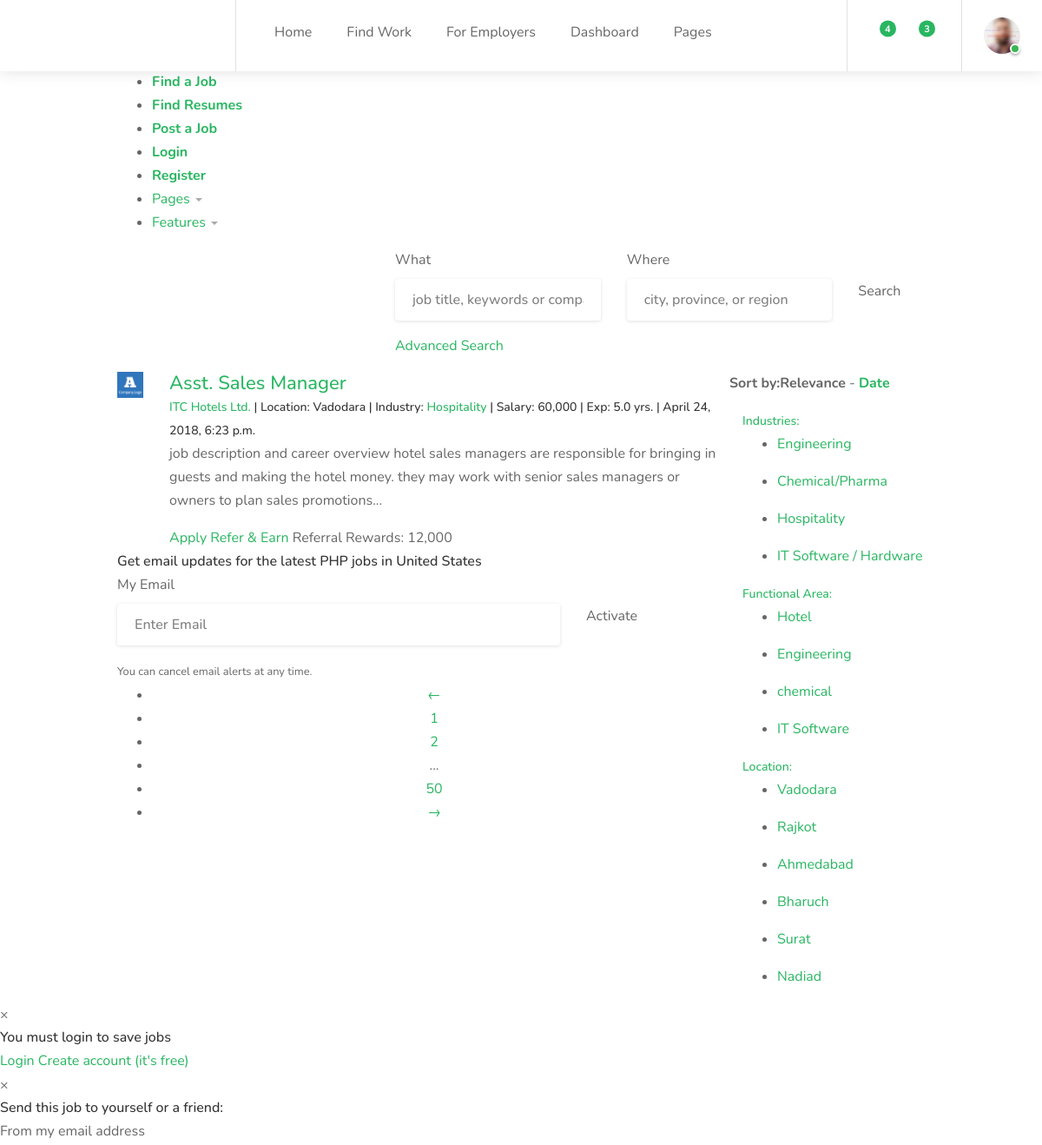
The page /industry/hospitality/ (upper part) on the database as committed earlier.
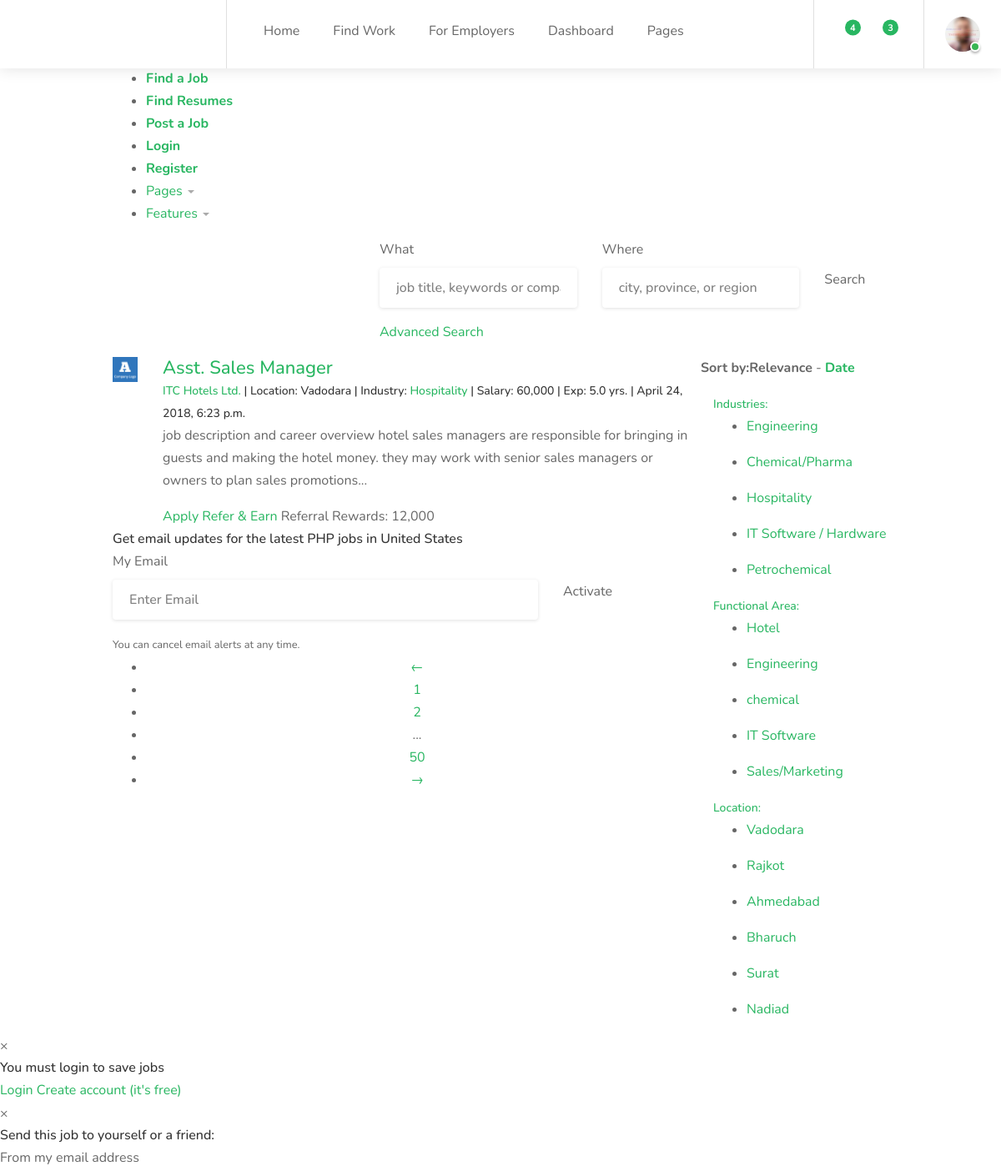
The same page on the database as committed later.
### jobopening/models.py (models this page shows, shortened)
class Jobopening(models.Model):
    assign_recruiter = models.ForeignKey(
        AUTH_USER_MODEL,
        on_delete=models.CASCADE,
        related_name="Recruiter_Handling",
        null=True,
        blank=True,
    )
    job_title = models.CharField(max_length=50, verbose_name='Designation', editable=True)
    slug = models.SlugField(max_length=40)
    company_name = models.ForeignKey(CompanyProfile, on_delete=models.CASCADE, verbose_name='Company Name')
    job_location = models.ForeignKey(JobLocation, on_delete=models.CASCADE, verbose_name='Job Location')
    job_location_sample = models.CharField(choices=JOB_LOCATION_CHOICES, max_length=20, null=True,
                                           verbose_name='Sample Job Location')
    experience = models.DecimalField(decimal_places=1, max_digits=5, null=True, verbose_name='Experience')
    skill = models.CharField(max_length=100, verbose_name='Skills')
    qualification = models.CharField(choices=QUALIFICATION_CHOICES, max_length=100, verbose_name='Qualification')
    salary_budget = models.DecimalField(decimal_places=0, max_digits=10, null=True, verbose_name='Salary Criteria')
    referral_reward = models.DecimalField(decimal_places=0, max_digits=10, null=True, verbose_name='Referral Amount')
    industry = models.ForeignKey(Industry, null=True, blank=True)
    functional_area = models.ForeignKey(FunctionalArea, null=True, blank=True)
    default_industry = models.ForeignKey(DefaultIndustry, null=True, blank=True)
    role_category = models.CharField(max_length=50, verbose_name='Role Category')
    employment_type = models.CharField(max_length=50, verbose_name='Employment Type')
    job_description = models.TextField(verbose_name='Job Description')
    nice_to_have = models.CharField(max_length=500, verbose_name='Nice To Have', null=True)
    job_created = models.DateTimeField(auto_created=True, null=True)
    active = models.BooleanField(default=True)
    Questions = models.ManyToManyField(ApplicationQuestions, default=None, verbose_name='Application Questionnaires')
    objects = JobOpeningManager()
    tags = TaggableManager()
    class Meta:
        ordering = ["-job_created"]
    def get_absolute_url(self):
        return reverse('job-detail', kwargs={'slug': self.slug})

class JobLocation(models.Model):
    job_location = models.CharField(max_length=20)
    slug = models.SlugField()
    def __str__(self):
        return self.job_location
    def get_absolute_url(self):
        return reverse('location', kwargs={'slug': self.slug})
    class Meta:
        ordering = ["id"]

class Industry(models.Model):
    industry = models.CharField(max_length=30)
    slug = models.SlugField()
    def __str__(self):
        return self.industry
    def get_absolute_url(self):
        return reverse("industry", kwargs={"slug": self.slug})
    class Meta:
        ordering = ["id"]

class FunctionalArea(models.Model):
    industry = models.ForeignKey(Industry)
    default_industry = models.ForeignKey('Industry', related_name='Default_Industry', null=True, blank=True)
    functional_area = models.CharField(max_length=30, unique=True)
    slug = models.SlugField(unique=True)
    def get_absolute_url(self):
        return reverse("functional_area", kwargs={"slug": self.slug})
    class Meta:
        ordering = ["id"]

### employer/models.py (models this page shows, shortened)
class CompanyProfile(models.Model):
    company = models.CharField(max_length=50)
    slug = models.SlugField(max_length=40)
    company_profile = models.TextField()
    company_location = models.CharField(choices=JOB_LOCATION_CHOICES, max_length=50)
    company_website = models.URLField(verbose_name='Website', default=None)
    company_date_created = models.DateTimeField(auto_created=True)
    def get_absolute_url(self):
        return reverse('company-detail', kwargs={'slug': self.slug})

### jobopening/views.py (the view, shortened to what this page needs)
# urls.py: url(r'^industry/(?P<slug>[-\w]+)/$', IndustryListView.as_view(), name='industry'),
class IndustryListView(DetailView):
    model = Industry
    queryset = Industry.objects.all()
    template_name = 'industry/industry_list.html'
    def get_context_data(self, **kwargs):
        context = super(IndustryListView, self).get_context_data(**kwargs)
        context.update({
            'main_industry': Industry.objects.all(),
            'jobopening': Jobopening.objects.all(),
            'function_area': FunctionalArea.objects.all(),
            'questions': ApplicationQuestions.objects.all(),
            'industry': Industry.objects.all(),
            'location': JobLocation.objects.all(),
            'query': self.request.GET.get('q')
        })
        return context

### jobopening/models.py (called while the page is built)
    def active(self):
        return self.filter(active=True)

    def get_queryset(self):
        return JobOpeningQueryset(self.model, using=self._db)

    def all(self, **kwargs):
        return self.get_queryset().active()

### templates/industry/industry_list.html (shortened to what the changed rows need)
{% extends 'base.html' %}
{% load static %}
{% load bootstrap3 %}
{% load humanize %}
    {% block content %}
        <header class="main-header">
            <div class="container">
                <div class="row">
                    <div class="col-md-4">
                        <div class="logo text-center-sm"><a href="{% url 'index' %}"><h1 style="color: white">
                            HiringNext</h1></a></div>
                    </div>
                </div>
            </div>
        </header>
        <div class="body-content clearfix">
            <div class="bg-color2">
                <div class="container">
                    <div class="row">
                        <div class="col-md-9">
                            <div class="block-section-sm box-list-area">
                                {% for job in object.jobopening_set.all %}
                                    <div class="box-list">
                                        <div class="item">
                                            <div class="row">
                                                <div class="col-md-1 hidden-sm hidden-xs">
                                                    <div class="img-item"><img
                                                            src="{% static '/assets/theme/images/company-logo/1.jpg' %}"
                                                            alt="">
                                                    </div>
                                                </div>
                                                <div class="col-md-11">
                                                    <h3 class="no-margin-top"><a href="{{ job.get_absolute_url }}"
                                                                                 class="">{{ job.job_title }}</a>
                                                    </h3>
                                                    <h5>
                                                            <span class="color-black"><a
                                                                    href="{{ job.company_name.get_absolute_url }}">{{ job.company_name.company }}</a></span>
                                                        | <span class="color-white-mute">Location: </span><span
                                                            class="color-black">{{ job.job_location }}</span>
                                                        | <span class="color-white-mute">Industry:</span>
                                                        <a href="{{ job.industry.get_absolute_url }}"><span
                                                                class="color-black">{{ job.industry }}</span></a>
                                                        | <span class="color-white-mute">Salary: </span><span
                                                            class="color-black fa fa-rupee"> {{ job.salary_budget | intcomma }}</span>
                                                        | <span class="color-white-mute">Exp: </span><span
                                                            class="color-black">{{ job.experience }} yrs.</span>
                                                        |
                                                        <span class="color-white-mute">{{ job.job_created }}</span>
                                                    </h5>
                                                    <p class="text">{{ job.job_description | slice:"200" | lower }}...</p>
                                                    <a href="#modal-apply" data-toggle="modal" type="button"
                                                       class="btn btn-theme btn-primary btn-sm">
                                                        Apply
                                                    </a>
                                                    <a href="#modal-refer" data-toggle="modal"
                                                       type="button"
                                                       class="btn btn-theme btn-success btn-sm">
                                                        Refer & Earn
                                                    </a>
                                                    Referral Rewards: <span style="font-size: medium"
                                                                            class="color-black fa fa-rupee"> {{ job.referral_reward | intcomma }} </span>
                                                </div>
                                            </div>
                                        </div>
                                    </div>
                                {% endfor %}
                            </div>
                        </div>
                        <div class="col-md-3">
                            <div class="block-section-sm side-right">
                                <div class="result-filter">
                                    <div class="collapse in" id="s_collapse_1">
                                        <div class="list-area">
                                            {% for by_industry in industry %}
                                                <ul class="list-unstyled">
                                                    <li>
                                                        <a href="{{ by_industry.get_absolute_url }}">{{ by_industry.industry }}</a>
                                                    </li>
                                                </ul>
                                            {% endfor %}
                                        </div>
                                    </div>
                                    <div class="collapse in" id='s_collapse_5'>
                                        <div class="list-area">
                                            {% for by_functional_area in function_area %}
                                                <ul class="list-unstyled">
                                                    <li>
                                                        <a href="{{ by_functional_area.get_absolute_url }}">{{ by_functional_area.functional_area }}</a>
                                                    </li>
                                                </ul>
                                            {% endfor %}
                                        </div>
                                    </div>
                                    <div class="collapse in" id="s_collapse_2">
                                        <div class="list-area">
                                            {% for by_location in location %}
                                                <ul class="list-unstyled">
                                                    <li>
                                                        <a href="{{ by_location.get_absolute_url }}">{{ by_location.job_location }}</a>
                                                    </li>
                                                </ul>
                                            {% endfor %}
                                        </div>
                                    </div>
                                </div>
                            </div>
                        </div>
                    </div>
                </div>
            </div>
        </div>
    {% endblock %}

Rows that differ between the two databases and show on the page:
added Industry: industry "Petrochemical"
added FunctionalArea: functional_area "Sales/Marketing"
